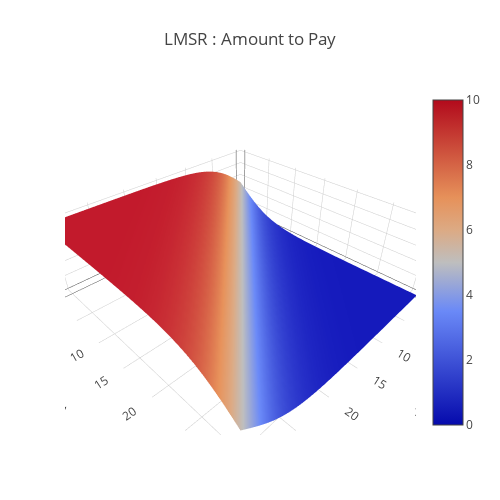

This figure's notebook cell:
### Code cell
b = 50
data = [
    go.Surface(
        z=LMSR(x + buy_amount_x, y, b)  - LMSR(x, y, b)
    )
]
layout = go.Layout(
    title='LMSR : Amount to Pay',
    autosize=False,
    width=500,
    height=500,
    margin=dict(
        l=65,
        r=50,
        b=65,
        t=90
    )
)
fig = go.Figure(data=data, layout=layout)
URL = plotly.offline.iplot(fig, filename='Costfunction-3d-surface.html')

### Figure 1 — Plotly figure (JSON) as saved in the notebook; plotly's stock layout.template omitted (floating-point values rounded to 4 significant figures; data arrays with more than 128 entries replaced by an {"elided": "..."} marker saying what was removed)
{"data": [{"type": "surface", "uid": "28a5075a-38bb-425a-bd67-1f4158d57bff", "z": {"elided": "32x32 float values"}}], "layout": {"autosize": false, "height": 500, "margin": {"b": 65, "l": 65, "r": 50, "t": 90}, "title": {"text": "LMSR : Amount to Pay"}, "width": 500}}
